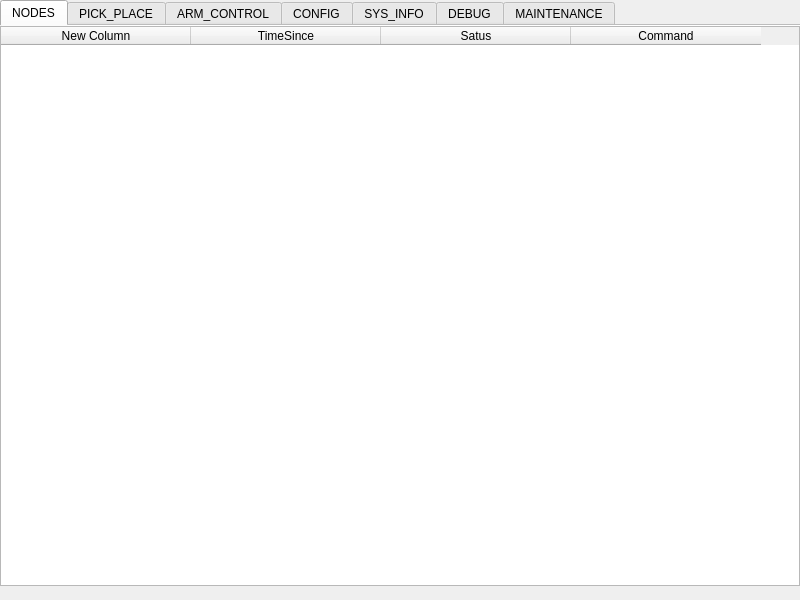
<?xml version="1.0" encoding="UTF-8"?>
<ui version="4.0">
 <class>AvenaViewWidget</class>
 <widget class="QWidget" name="AvenaViewWidget">
  <property name="geometry">
   <rect>
    <x>0</x>
    <y>0</y>
    <width>800</width>
    <height>600</height>
   </rect>
  </property>
  <property name="sizePolicy">
   <sizepolicy hsizetype="Fixed" vsizetype="Fixed">
    <horstretch>0</horstretch>
    <verstretch>0</verstretch>
   </sizepolicy>
  </property>
  <property name="minimumSize">
   <size>
    <width>800</width>
    <height>600</height>
   </size>
  </property>
  <property name="maximumSize">
   <size>
    <width>800</width>
    <height>600</height>
   </size>
  </property>
  <property name="windowTitle">
   <string>Form</string>
  </property>
  <widget class="QTabWidget" name="tabWidget">
   <property name="geometry">
    <rect>
     <x>0</x>
     <y>0</y>
     <width>800</width>
     <height>600</height>
    </rect>
   </property>
   <property name="sizePolicy">
    <sizepolicy hsizetype="Fixed" vsizetype="Fixed">
     <horstretch>0</horstretch>
     <verstretch>0</verstretch>
    </sizepolicy>
   </property>
   <property name="minimumSize">
    <size>
     <width>800</width>
     <height>600</height>
    </size>
   </property>
   <property name="maximumSize">
    <size>
     <width>800</width>
     <height>600</height>
    </size>
   </property>
   <property name="font">
    <font>
     <italic>false</italic>
    </font>
   </property>
   <property name="tabShape">
    <enum>QTabWidget::Rounded</enum>
   </property>
   <property name="currentIndex">
    <number>0</number>
   </property>
   <property name="documentMode">
    <bool>true</bool>
   </property>
   <widget class="QWidget" name="nodes">
    <attribute name="title">
     <string>NODES</string>
    </attribute>
    <widget class="QTableWidget" name="nodeListTable">
     <property name="geometry">
      <rect>
       <x>0</x>
       <y>0</y>
       <width>800</width>
       <height>560</height>
      </rect>
     </property>
     <property name="rowCount">
      <number>0</number>
     </property>
     <property name="columnCount">
      <number>4</number>
     </property>
     <attribute name="horizontalHeaderCascadingSectionResizes">
      <bool>false</bool>
     </attribute>
     <attribute name="horizontalHeaderMinimumSectionSize">
      <number>190</number>
     </attribute>
     <attribute name="horizontalHeaderDefaultSectionSize">
      <number>190</number>
     </attribute>
     <attribute name="horizontalHeaderHighlightSections">
      <bool>false</bool>
     </attribute>
     <attribute name="verticalHeaderStretchLastSection">
      <bool>false</bool>
     </attribute>
     <column>
      <property name="text">
       <string>New Column</string>
      </property>
     </column>
     <column>
      <property name="text">
       <string>TimeSince</string>
      </property>
     </column>
     <column>
      <property name="text">
       <string>Satus</string>
      </property>
     </column>
     <column>
      <property name="text">
       <string>Command</string>
      </property>
     </column>
    </widget>
   </widget>
   <widget class="QWidget" name="pickPlace">
    <attribute name="title">
     <string>PICK_PLACE</string>
    </attribute>
    <widget class="QPushButton" name="startButton">
     <property name="geometry">
      <rect>
       <x>100</x>
       <y>20</y>
       <width>200</width>
       <height>50</height>
      </rect>
     </property>
     <property name="text">
      <string>START SYSTEM</string>
     </property>
    </widget>
    <widget class="QPushButton" name="pauseButton">
     <property name="geometry">
      <rect>
       <x>100</x>
       <y>80</y>
       <width>90</width>
       <height>50</height>
      </rect>
     </property>
     <property name="text">
      <string>PAUSE</string>
     </property>
    </widget>
    <widget class="QLabel" name="statusLabel">
     <property name="geometry">
      <rect>
       <x>160</x>
       <y>200</y>
       <width>161</width>
       <height>50</height>
      </rect>
     </property>
     <property name="font">
      <font>
       <pointsize>20</pointsize>
       <italic>false</italic>
      </font>
     </property>
     <property name="layoutDirection">
      <enum>Qt::LeftToRight</enum>
     </property>
     <property name="text">
      <string>STATUS</string>
     </property>
     <property name="textFormat">
      <enum>Qt::PlainText</enum>
     </property>
     <property name="alignment">
      <set>Qt::AlignCenter</set>
     </property>
    </widget>
    <widget class="QGraphicsView" name="statusIndicator">
     <property name="geometry">
      <rect>
       <x>100</x>
       <y>200</y>
       <width>50</width>
       <height>50</height>
      </rect>
     </property>
     <property name="sizePolicy">
      <sizepolicy hsizetype="Fixed" vsizetype="Fixed">
       <horstretch>0</horstretch>
       <verstretch>0</verstretch>
      </sizepolicy>
     </property>
     <property name="verticalScrollBarPolicy">
      <enum>Qt::ScrollBarAlwaysOff</enum>
     </property>
     <property name="horizontalScrollBarPolicy">
      <enum>Qt::ScrollBarAlwaysOff</enum>
     </property>
     <property name="backgroundBrush">
      <brush brushstyle="NoBrush">
       <color alpha="255">
        <red>239</red>
        <green>41</green>
        <blue>41</blue>
       </color>
      </brush>
     </property>
     <property name="foregroundBrush">
      <brush brushstyle="NoBrush">
       <color alpha="255">
        <red>239</red>
        <green>41</green>
        <blue>41</blue>
       </color>
      </brush>
     </property>
     <property name="interactive">
      <bool>false</bool>
     </property>
    </widget>
    <widget class="QComboBox" name="pickTargetCombo">
     <property name="geometry">
      <rect>
       <x>540</x>
       <y>20</y>
       <width>200</width>
       <height>50</height>
      </rect>
     </property>
     <property name="editable">
      <bool>false</bool>
     </property>
     <property name="currentText">
      <string/>
     </property>
    </widget>
    <widget class="QComboBox" name="placeTargetCombo">
     <property name="geometry">
      <rect>
       <x>540</x>
       <y>80</y>
       <width>200</width>
       <height>50</height>
      </rect>
     </property>
     <property name="editable">
      <bool>false</bool>
     </property>
     <property name="currentText">
      <string/>
     </property>
    </widget>
    <widget class="QPushButton" name="executeButton">
     <property name="geometry">
      <rect>
       <x>540</x>
       <y>140</y>
       <width>200</width>
       <height>50</height>
      </rect>
     </property>
     <property name="text">
      <string>EXECUTE</string>
     </property>
    </widget>
    <widget class="QPushButton" name="resumeButton">
     <property name="geometry">
      <rect>
       <x>210</x>
       <y>80</y>
       <width>90</width>
       <height>50</height>
      </rect>
     </property>
     <property name="text">
      <string>RESUME</string>
     </property>
    </widget>
    <widget class="QPushButton" name="stopButton">
     <property name="geometry">
      <rect>
       <x>100</x>
       <y>140</y>
       <width>200</width>
       <height>50</height>
      </rect>
     </property>
     <property name="text">
      <string>STOP SYSTEM</string>
     </property>
    </widget>
    <widget class="QLabel" name="statusLabel_2">
     <property name="geometry">
      <rect>
       <x>390</x>
       <y>80</y>
       <width>150</width>
       <height>50</height>
      </rect>
     </property>
     <property name="font">
      <font>
       <pointsize>15</pointsize>
       <italic>false</italic>
      </font>
     </property>
     <property name="layoutDirection">
      <enum>Qt::LeftToRight</enum>
     </property>
     <property name="text">
      <string>Where to put</string>
     </property>
     <property name="textFormat">
      <enum>Qt::PlainText</enum>
     </property>
     <property name="alignment">
      <set>Qt::AlignCenter</set>
     </property>
    </widget>
    <widget class="QLabel" name="statusLabel_3">
     <property name="geometry">
      <rect>
       <x>390</x>
       <y>20</y>
       <width>150</width>
       <height>50</height>
      </rect>
     </property>
     <property name="font">
      <font>
       <pointsize>15</pointsize>
       <italic>false</italic>
      </font>
     </property>
     <property name="layoutDirection">
      <enum>Qt::LeftToRight</enum>
     </property>
     <property name="text">
      <string>What to pick</string>
     </property>
     <property name="textFormat">
      <enum>Qt::PlainText</enum>
     </property>
     <property name="alignment">
      <set>Qt::AlignCenter</set>
     </property>
    </widget>
    <widget class="QLabel" name="securityTriggerLabel">
     <property name="geometry">
      <rect>
       <x>30</x>
       <y>340</y>
       <width>151</width>
       <height>17</height>
      </rect>
     </property>
     <property name="text">
      <string>security_trigger</string>
     </property>
    </widget>
    <widget class="QLabel" name="securityPauseLabel">
     <property name="geometry">
      <rect>
       <x>290</x>
       <y>340</y>
       <width>141</width>
       <height>17</height>
      </rect>
     </property>
     <property name="text">
      <string>security_pause</string>
     </property>
    </widget>
    <widget class="QLabel" name="dangerToolLabel">
     <property name="geometry">
      <rect>
       <x>550</x>
       <y>340</y>
       <width>181</width>
       <height>17</height>
      </rect>
     </property>
     <property name="text">
      <string>danger_tool_in_hand</string>
     </property>
    </widget>
    <widget class="QPushButton" name="dangerToolSwitch">
     <property name="geometry">
      <rect>
       <x>540</x>
       <y>230</y>
       <width>200</width>
       <height>21</height>
      </rect>
     </property>
     <property name="text">
      <string>DANGER_TOOL</string>
     </property>
    </widget>
    <widget class="QPushButton" name="setBackgroundButton">
     <property name="geometry">
      <rect>
       <x>540</x>
       <y>200</y>
       <width>200</width>
       <height>21</height>
      </rect>
     </property>
     <property name="text">
      <string>SET_BACKGROUND</string>
     </property>
    </widget>
    <widget class="QPushButton" name="setSceneChangeTresholdButton">
     <property name="geometry">
      <rect>
       <x>620</x>
       <y>260</y>
       <width>121</width>
       <height>21</height>
      </rect>
     </property>
     <property name="text">
      <string>SET_TRESHOLD</string>
     </property>
    </widget>
    <widget class="QSpinBox" name="sceneChangeTresholdInput">
     <property name="geometry">
      <rect>
       <x>540</x>
       <y>260</y>
       <width>71</width>
       <height>21</height>
      </rect>
     </property>
     <property name="font">
      <font>
       <pointsize>11</pointsize>
       <weight>75</weight>
       <italic>false</italic>
       <bold>true</bold>
      </font>
     </property>
     <property name="maximum">
      <number>50000</number>
     </property>
     <property name="value">
      <number>500</number>
     </property>
    </widget>
    <widget class="QLabel" name="label_4">
     <property name="geometry">
      <rect>
       <x>340</x>
       <y>260</y>
       <width>191</width>
       <height>20</height>
      </rect>
     </property>
     <property name="text">
      <string>scene_change_treshold</string>
     </property>
    </widget>
    <widget class="QLabel" name="label_5">
     <property name="geometry">
      <rect>
       <x>340</x>
       <y>290</y>
       <width>181</width>
       <height>20</height>
      </rect>
     </property>
     <property name="text">
      <string>per_pixel_treshold</string>
     </property>
    </widget>
    <widget class="QSpinBox" name="perPixelTresholdInput">
     <property name="geometry">
      <rect>
       <x>540</x>
       <y>290</y>
       <width>71</width>
       <height>21</height>
      </rect>
     </property>
     <property name="font">
      <font>
       <pointsize>11</pointsize>
       <weight>75</weight>
       <italic>false</italic>
       <bold>true</bold>
      </font>
     </property>
     <property name="maximum">
      <number>255</number>
     </property>
     <property name="value">
      <number>100</number>
     </property>
    </widget>
    <widget class="QPushButton" name="setPerPixelTresholdButton">
     <property name="geometry">
      <rect>
       <x>620</x>
       <y>290</y>
       <width>121</width>
       <height>21</height>
      </rect>
     </property>
     <property name="text">
      <string>SET_TRESHOLD</string>
     </property>
    </widget>
    <widget class="QTextBrowser" name="logConsole">
     <property name="geometry">
      <rect>
       <x>10</x>
       <y>380</y>
       <width>780</width>
       <height>181</height>
      </rect>
     </property>
     <property name="html">
      <string>&lt;!DOCTYPE HTML PUBLIC &quot;-//W3C//DTD HTML 4.0//EN&quot; &quot;http://www.w3.org/TR/REC-html40/strict.dtd&quot;&gt;
&lt;html&gt;&lt;head&gt;&lt;meta name=&quot;qrichtext&quot; content=&quot;1&quot; /&gt;&lt;style type=&quot;text/css&quot;&gt;
p, li { white-space: pre-wrap; }
&lt;/style&gt;&lt;/head&gt;&lt;body style=&quot; font-family:'Ubuntu'; font-size:11pt; font-weight:400; font-style:normal;&quot;&gt;
&lt;p style=&quot;-qt-paragraph-type:empty; margin-top:0px; margin-bottom:0px; margin-left:0px; margin-right:0px; -qt-block-indent:0; text-indent:0px;&quot;&gt;&lt;br /&gt;&lt;/p&gt;&lt;/body&gt;&lt;/html&gt;</string>
     </property>
    </widget>
   </widget>
   <widget class="QWidget" name="armControl">
    <attribute name="title">
     <string>ARM_CONTROL</string>
    </attribute>
    <widget class="QPushButton" name="pauseButtonArmControl">
     <property name="geometry">
      <rect>
       <x>260</x>
       <y>110</y>
       <width>90</width>
       <height>50</height>
      </rect>
     </property>
     <property name="text">
      <string>PAUSE</string>
     </property>
    </widget>
    <widget class="QPushButton" name="resumeButtonArmControl">
     <property name="geometry">
      <rect>
       <x>370</x>
       <y>110</y>
       <width>90</width>
       <height>50</height>
      </rect>
     </property>
     <property name="text">
      <string>RESUME</string>
     </property>
    </widget>
    <widget class="QPushButton" name="startButtonArmControl">
     <property name="geometry">
      <rect>
       <x>260</x>
       <y>50</y>
       <width>200</width>
       <height>50</height>
      </rect>
     </property>
     <property name="text">
      <string>START ARM</string>
     </property>
    </widget>
    <widget class="QPushButton" name="stopButtonArmControl">
     <property name="geometry">
      <rect>
       <x>260</x>
       <y>170</y>
       <width>200</width>
       <height>50</height>
      </rect>
     </property>
     <property name="text">
      <string>STOP ARM</string>
     </property>
    </widget>
    <widget class="QLabel" name="statusLabelArmControl">
     <property name="geometry">
      <rect>
       <x>310</x>
       <y>270</y>
       <width>200</width>
       <height>50</height>
      </rect>
     </property>
     <property name="font">
      <font>
       <pointsize>20</pointsize>
       <italic>false</italic>
      </font>
     </property>
     <property name="layoutDirection">
      <enum>Qt::LeftToRight</enum>
     </property>
     <property name="text">
      <string>STATUS</string>
     </property>
     <property name="textFormat">
      <enum>Qt::PlainText</enum>
     </property>
     <property name="alignment">
      <set>Qt::AlignCenter</set>
     </property>
    </widget>
    <widget class="QGraphicsView" name="statusIndicatorArmControl">
     <property name="geometry">
      <rect>
       <x>260</x>
       <y>270</y>
       <width>50</width>
       <height>50</height>
      </rect>
     </property>
     <property name="sizePolicy">
      <sizepolicy hsizetype="Fixed" vsizetype="Fixed">
       <horstretch>0</horstretch>
       <verstretch>0</verstretch>
      </sizepolicy>
     </property>
     <property name="verticalScrollBarPolicy">
      <enum>Qt::ScrollBarAlwaysOff</enum>
     </property>
     <property name="horizontalScrollBarPolicy">
      <enum>Qt::ScrollBarAlwaysOff</enum>
     </property>
     <property name="backgroundBrush">
      <brush brushstyle="NoBrush">
       <color alpha="255">
        <red>239</red>
        <green>41</green>
        <blue>41</blue>
       </color>
      </brush>
     </property>
     <property name="foregroundBrush">
      <brush brushstyle="NoBrush">
       <color alpha="255">
        <red>239</red>
        <green>41</green>
        <blue>41</blue>
       </color>
      </brush>
     </property>
     <property name="interactive">
      <bool>false</bool>
     </property>
    </widget>
    <widget class="QTextBrowser" name="logConsoleArmControl">
     <property name="geometry">
      <rect>
       <x>10</x>
       <y>340</y>
       <width>780</width>
       <height>221</height>
      </rect>
     </property>
     <property name="html">
      <string>&lt;!DOCTYPE HTML PUBLIC &quot;-//W3C//DTD HTML 4.0//EN&quot; &quot;http://www.w3.org/TR/REC-html40/strict.dtd&quot;&gt;
&lt;html&gt;&lt;head&gt;&lt;meta name=&quot;qrichtext&quot; content=&quot;1&quot; /&gt;&lt;style type=&quot;text/css&quot;&gt;
p, li { white-space: pre-wrap; }
&lt;/style&gt;&lt;/head&gt;&lt;body style=&quot; font-family:'Ubuntu'; font-size:11pt; font-weight:400; font-style:normal;&quot;&gt;
&lt;p style=&quot;-qt-paragraph-type:empty; margin-top:0px; margin-bottom:0px; margin-left:0px; margin-right:0px; -qt-block-indent:0; text-indent:0px;&quot;&gt;&lt;br /&gt;&lt;/p&gt;&lt;/body&gt;&lt;/html&gt;</string>
     </property>
    </widget>
   </widget>
   <widget class="QWidget" name="config">
    <attribute name="title">
     <string>CONFIG</string>
    </attribute>
    <widget class="QTreeWidget" name="treeWidget">
     <property name="geometry">
      <rect>
       <x>0</x>
       <y>0</y>
       <width>800</width>
       <height>560</height>
      </rect>
     </property>
     <column>
      <property name="text">
       <string notr="true">1</string>
      </property>
     </column>
    </widget>
   </widget>
   <widget class="QWidget" name="sysInfo">
    <attribute name="title">
     <string>SYS_INFO</string>
    </attribute>
   </widget>
   <widget class="QWidget" name="debug">
    <attribute name="title">
     <string>DEBUG</string>
    </attribute>
   </widget>
   <widget class="QWidget" name="maintenance">
    <attribute name="title">
     <string>MAINTENANCE</string>
    </attribute>
    <widget class="QPushButton" name="calibrateButton">
     <property name="geometry">
      <rect>
       <x>120</x>
       <y>60</y>
       <width>200</width>
       <height>50</height>
      </rect>
     </property>
     <property name="text">
      <string>CALIBRATE</string>
     </property>
    </widget>
    <widget class="QRadioButton" name="leftArmRadio">
     <property name="enabled">
      <bool>false</bool>
     </property>
     <property name="geometry">
      <rect>
       <x>460</x>
       <y>50</y>
       <width>120</width>
       <height>50</height>
      </rect>
     </property>
     <property name="font">
      <font>
       <pointsize>15</pointsize>
       <italic>false</italic>
      </font>
     </property>
     <property name="text">
      <string>Left Arm</string>
     </property>
     <property name="checked">
      <bool>true</bool>
     </property>
    </widget>
    <widget class="QRadioButton" name="rightArmRadio">
     <property name="enabled">
      <bool>false</bool>
     </property>
     <property name="geometry">
      <rect>
       <x>460</x>
       <y>100</y>
       <width>120</width>
       <height>50</height>
      </rect>
     </property>
     <property name="font">
      <font>
       <pointsize>15</pointsize>
       <italic>false</italic>
      </font>
     </property>
     <property name="text">
      <string>Right Arm</string>
     </property>
     <property name="iconSize">
      <size>
       <width>16</width>
       <height>16</height>
      </size>
     </property>
    </widget>
    <widget class="QTextBrowser" name="logConsoleCalibrate">
     <property name="geometry">
      <rect>
       <x>10</x>
       <y>340</y>
       <width>780</width>
       <height>221</height>
      </rect>
     </property>
     <property name="html">
      <string>&lt;!DOCTYPE HTML PUBLIC &quot;-//W3C//DTD HTML 4.0//EN&quot; &quot;http://www.w3.org/TR/REC-html40/strict.dtd&quot;&gt;
&lt;html&gt;&lt;head&gt;&lt;meta name=&quot;qrichtext&quot; content=&quot;1&quot; /&gt;&lt;style type=&quot;text/css&quot;&gt;
p, li { white-space: pre-wrap; }
&lt;/style&gt;&lt;/head&gt;&lt;body style=&quot; font-family:'Ubuntu'; font-size:11pt; font-weight:400; font-style:normal;&quot;&gt;
&lt;p style=&quot;-qt-paragraph-type:empty; margin-top:0px; margin-bottom:0px; margin-left:0px; margin-right:0px; -qt-block-indent:0; text-indent:0px;&quot;&gt;&lt;br /&gt;&lt;/p&gt;&lt;/body&gt;&lt;/html&gt;</string>
     </property>
    </widget>
    <widget class="QPushButton" name="calibrateCancelButton">
     <property name="geometry">
      <rect>
       <x>120</x>
       <y>120</y>
       <width>200</width>
       <height>50</height>
      </rect>
     </property>
     <property name="text">
      <string>CANCEL</string>
     </property>
    </widget>
   </widget>
  </widget>
 </widget>
 <resources/>
 <connections/>
</ui>
